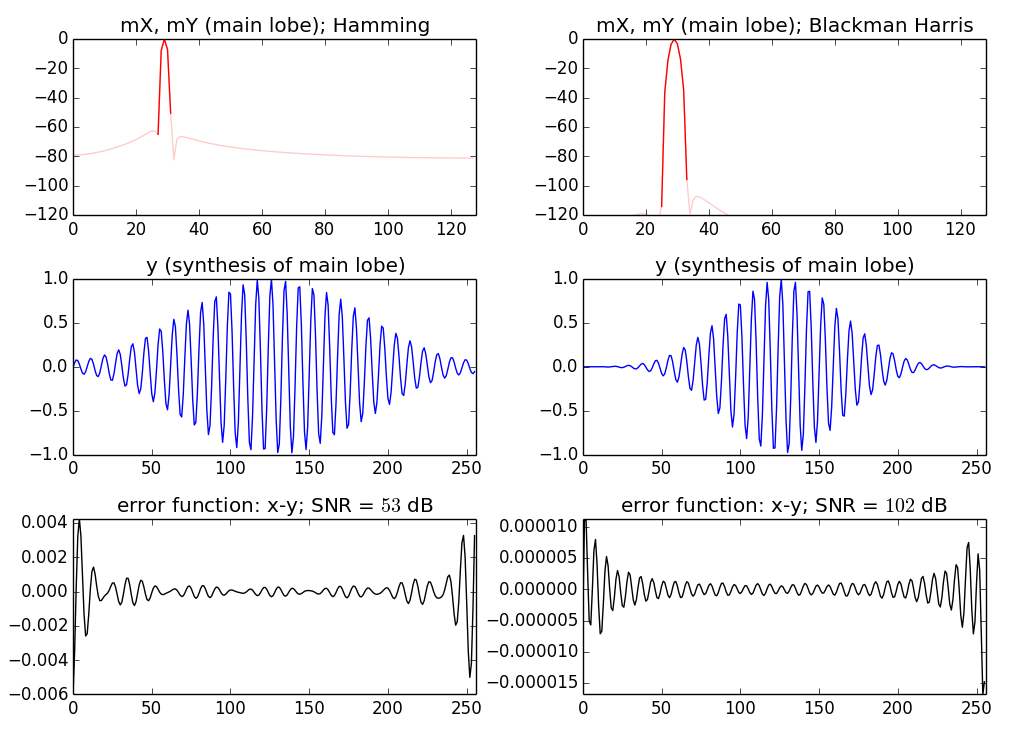

Generate this figure with Python:
import matplotlib.pyplot as plt
import numpy as np
import time, os, sys
import math
from scipy.fftpack import fft, ifft, fftshift
from scipy.signal import hamming, blackmanharris

sys.path.append(os.path.join(os.path.dirname(os.path.realpath(__file__)), '../../../software/models/'))
import dftAnal, dftSynth

M = 256
N = 256
hN = N/2
hM = int(M/2.0)
fs = 44100
f0 = 5000.0
A0 = 1
ph = 1.5
t = np.arange(-hM,hM)/float(fs)
x = A0 * np.cos(2*np.pi*f0*t+ph)

w = hamming(M)
xw = x*w
fftbuffer = np.zeros(N) 
fftbuffer[0:M] = xw
X = fft(fftbuffer) 
mX = abs(X)
pX = np.angle(X[0:hN])

powerX = sum(2*mX[0:hN]**2)/N

mask = np.zeros(N/2)
mask[int(N*f0/fs-2*N/float(M)):int(N*f0/fs+3*N/float(M))] = 1.0
mY = mask*mX[0:hN]
powerY = sum(2*mY[0:hN]**2)/N

Y = np.zeros(N, dtype = complex)
Y[:hN] = mY * np.exp(1j*pX) 
Y[hN+1:] = mY[:0:-1] * np.exp(-1j*pX[:0:-1]) 
 
y = ifft(Y)
SNR1 = -10*np.log10((powerX-powerY)/(powerX))

freqaxis = fs*np.arange(0,N/2)/float(N)
taxis = np.arange(N)/float(fs) 

plt.figure(1)
plt.subplot(3,2,1)
plt.plot(20*np.log10(mY[:hN])-max(20*np.log10(mY[:hN])), 'r')
plt.title ('mX, mY (main lobe); Hamming')
plt.plot(20*np.log10(mX[:hN])-max(20*np.log10(mX[:hN])), 'r', alpha=.2)
plt.axis([0,hN,-120,0])

plt.subplot(3,2,3)
plt.plot(y[0:M], 'b')
plt.axis([0,M,-1,1])
plt.title ('y (synthesis of main lobe)')

plt.subplot(3,2,5)
yerror = xw - y
plt.plot(yerror, 'k')
plt.axis([0,M,min(yerror),max(yerror)])
plt.title (r"error function: x-y; SNR = ${%d}$ dB" %(SNR1))

w = blackmanharris(M)
xw = x*w
fftbuffer = np.zeros(N) 
fftbuffer[0:M] = xw
X = fft(fftbuffer) 
mX = abs(X) 
pX = np.angle(X[0:hN])

powerX = sum(2*mX[0:hN]**2)/N

mask = np.zeros(N/2)
mask[int(N*f0/fs-4*N/float(M)):int(N*f0/fs+5*N/float(M))] = 1.0
mY = mask*mX[0:hN]
powerY = sum(2*mY[0:hN]**2)/N

Y = np.zeros(N, dtype = complex)
Y[:hN] = mY * np.exp(1j*pX) 
Y[hN+1:] = mY[:0:-1] * np.exp(-1j*pX[:0:-1]) 
 
y = ifft(Y)
SNR2 = -10*np.log10((powerX-powerY)/(powerX))

plt.subplot(3,2,2)
plt.plot(20*np.log10(mY[:hN])-max(20*np.log10(mY[:hN])), 'r')
plt.title ('mX, mY (main lobe); Blackman Harris')
plt.plot(20*np.log10(mX[:hN])-max(20*np.log10(mX[:hN])), 'r', alpha=.2)
plt.axis([0,hN,-120,0])

plt.subplot(3,2,4)
plt.plot(y[0:M], 'b')
plt.axis([0,M,-1,1])
plt.title ('y (synthesis of main lobe)')

plt.subplot(3,2,6)
yerror2 = xw - y
plt.plot(yerror2, 'k')
plt.axis([0,M,min(yerror2),max(yerror2)])
plt.title (r"error function: x-y; SNR = ${%d}$ dB" %(SNR2))

plt.show()
